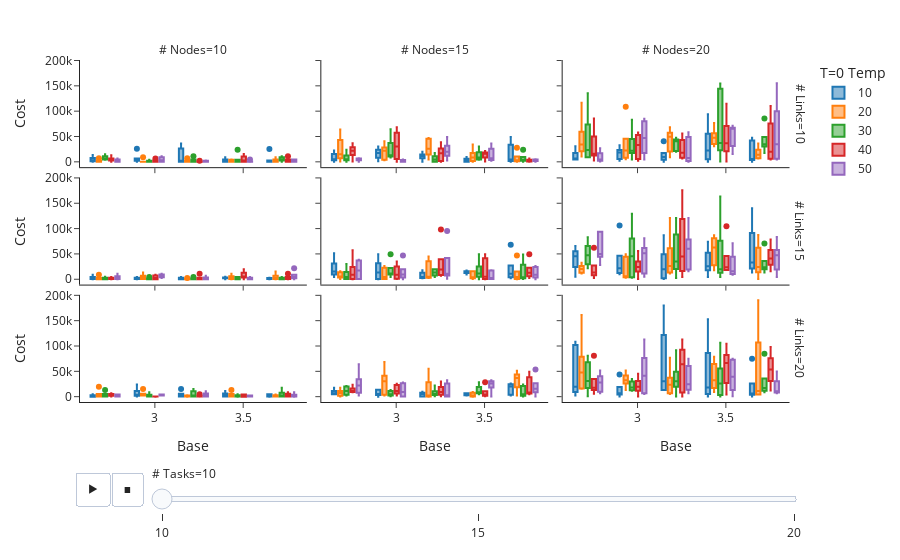

The notebook cell saved with this chart:
### Code cell
px.box(
    df,
    x="sa_base",
    y="best_cost",
    color="sa_initial_temperature",
    facet_col="network_order",
    facet_row="task_graph_size",
    animation_frame="task_graph_order",

    template="simple_white",
    labels={
        "sa_base": "Base",
        "best_cost": "Cost",
        "sa_initial_temperature": "T=0 Temp",
        "network_order": "# Nodes",
        "task_graph_size": "# Links",
        "task_graph_order": "# Tasks",
    }
)
